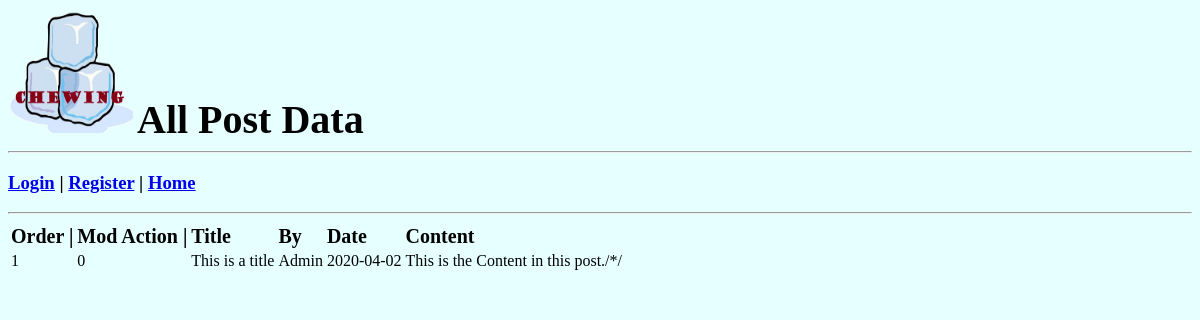
Page /viewAllPostDataPage.php on the committed database.
### tables this page shows
CREATE TABLE `posts` (
  `postID` int(11) NOT NULL COMMENT 'The Id of what post it is',
  `userID_PostBy` int(11) DEFAULT NULL COMMENT 'The userID of who posted',
  `userID_LastPost` varchar(45) DEFAULT NULL COMMENT 'unknown. TBD later',
  `moderationAction` int(11) DEFAULT '0' COMMENT 'The moderation action done to the post | 0 = no moderation : 1 = user deleted : 2 = removed  ',
  `title` varchar(45) DEFAULT NULL,
  `postDate` date DEFAULT NULL,
  `content` varchar(500) DEFAULT NULL
);

CREATE TABLE `users` (
  `userID` int(11) NOT NULL,
  `userFirstName` varchar(45) DEFAULT NULL,
  `userLastName` varchar(45) DEFAULT NULL,
  `userName` varchar(45) DEFAULT NULL,
  `userPassword` varchar(45) DEFAULT NULL,
  `userModLevel` int(11) DEFAULT '0'
);

### viewAllPostDataPage.php (the view, shortened to what this page needs)
<!DOCTYPE html>
<?php
include_once 'myfuncs.php';
if (GetDBConnect()->select_db(GetDBName()))
{
    $sql = "SELECT *
            FROM posts
            ORDER BY postID";
}
?>
<html>
	<head>
	</head>
	<body>
		<header>
			<img id='IMG_Logo' src="sampleLogo.png" width="125" height="125" alt="LOGO">
			<h2 id='TopPageName'>All Post Data</h2>
		</header>
		<hr>
		<?php  echo webpageTemplateString(); ?>
		<hr>
		<table>
        	<thead>
        		<tr>
        			<td id='TH_Order'>Order  |</td>
        			<td id='TH_ModAction'>  Mod Action  |</td>
        			<td id='TH_Title'>  Title</td>
        			<td id='TH_By'>  By</td>
        			<td id='TH_Date'>  Date</td>
        			<td id='TH_Content'>  Content</td>
        		</tr>
        	</thead>
        	<tbody>
        		<?php
        		foreach (GetDBConnect()->query($sql) as $rows)
        		{
        		?>
        			<tr>
        				<td id='TD_Order'><?php echo $rows['postID']?></td>
        				<td id='TD_ModAction'><?php echo $rows['moderationAction']?></td>
        				<td id='TD_Title'><?php echo $rows['title']?></td>
        				<td id='TD_By'><?php echo userIDtoUserName($rows['userID_PostBy'])?></td>
        				<td id='TD_Date'><?php echo $rows['postDate']?></td>
        				<td id='TD_Content'><?php echo $rows['content']?></td>
        			</tr>
        		<?php
        		}
        		?>
        	</tbody>
    	</table>
	</body>
</html>

### viewAllPostDataPage.php (style rules this page uses)
#TopPageName { display: inline; font-size:250%; }
body { background-color: rgb(230, 255, 255); }
#TH_Order { font-size: 125%; font-weight: bold; }
#TD_Order { font-size: 100%; font-weight: normal; }
#TH_ModAction { font-size: 125%; font-weight: bold; }
#TD_ModAction { font-size: 100%; font-weight: normal; }
#TH_Title { font-size: 125%; font-weight: bold; }
#TD_Title { font-size: 100%; font-weight: normal; }
#TH_By { font-size: 125%; font-weight: bold; }
#TD_By { font-size: 100%; font-weight: normal; }
#TH_Date { font-size: 125%; font-weight: bold; }
#TD_Date { font-size: 100%; font-weight: normal; }
#TH_Content { font-size: 125%; font-weight: bold; }
#TD_Content { font-size: 100%; font-weight: normal; }

### rows in the picture
posts: postID "1", moderationAction "0", title "This is a title", userID_PostBy.userName "Admin", postDate "2020-04-02", content "This is the Content in this post./*/"
